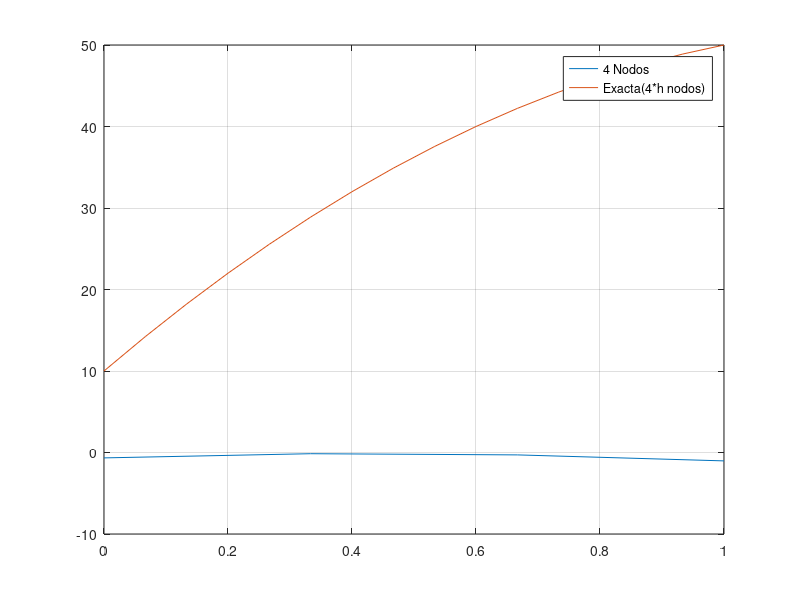

The MATLAB source for this figure:
#---------------GUIA 1D - FEM---------------#
#Ejercicio 1 - A
clc;
clear all;

#Datos:
pcp=0;
k=2;
c=0;
G=@(x) zeros(1,length(x))+100;

#Discretizacion
L1=0;
L2=1;
h=4;
xnode=L1:(L2-L1)/(h-1):L2;
G=G(xnode);
Fe=[  0.3333
   0.6667
   1.0000
   1.0000];
#Condiciones de borde :
T_L1=10;
T_L2=50;

#Armado de matriz K y vector f
K=zeros(h,h);
f=zeros(h,1);

fila=[-1 2 -1];

for i=2:h-1
  K(i,i-1:i+1)=k*(h-1)*fila;
  f(i)=100*(Fe(i));
endfor
K=[  84   -96    12     0;
   -96   276  -192    12;
    12  -192   360  -180;
     0    12  -180   168]
#imponemos condiciones de borde
K(1,1)=1;
f(1)=T_L1;

K(h,h)=1;
f(h)=T_L2;

#obtenemos la solucion aproximada
T_ap=K\f

#Solucion analitica, para verificar
T_an= @(y) -25.*y.^2 +65.*y +10;
T_an(xnode)

plot(xnode,T_ap,";4 Nodos;");
hold on;
grid on;

vec_x=linspace(L1,L2,h*4);
vec_y=T_an(vec_x);

plot(vec_x,vec_y,";Exacta(4*h nodos);");
